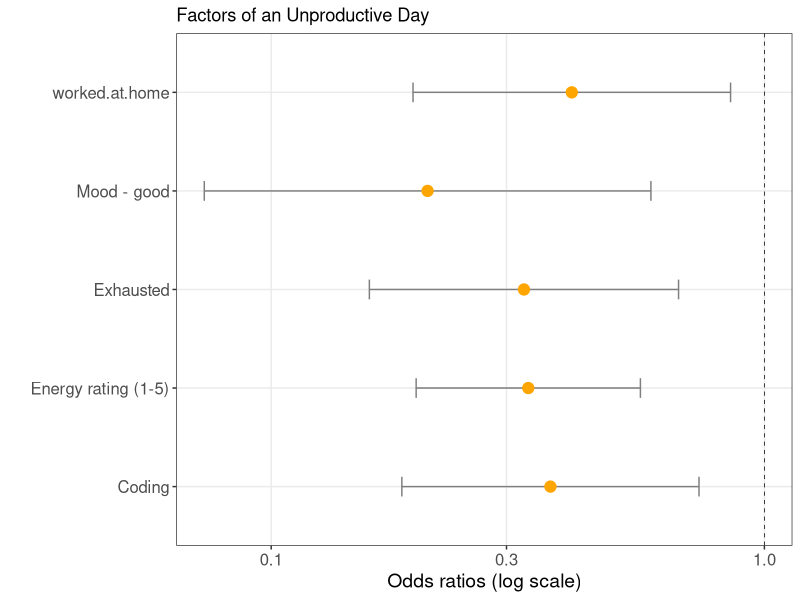
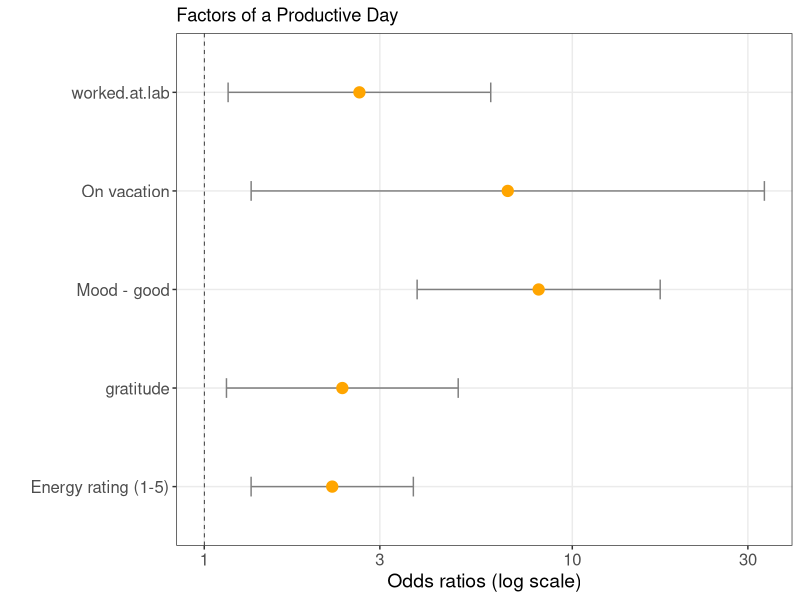

Reproduce these figures in R, in order.
## ---- chunk 1
set.seed(6666)
library(knitr)
library(tidyverse)
library(caret)
library(nnet)
library(reshape2)
# library(Hmisc)
classes <- c('Date', 'numeric', replicate(9, 'logical'), 'numeric', replicate(5, 'logical'),
             'factor', replicate(7, 'logical'), 'numeric', replicate(17, 'logical'))
self.data <- read.csv(file = "data/self_data-subset-INST462.csv", colClasses = classes) %>%
  dplyr::select(-worked.at.library, -productive.day, -Date, -MITs.done, -ate.near.bedtime,
                -read.in.bed, -used.phone.in.bed, -took.morning.meds, -took.evening.meds) %>%
  mutate(productivity.rating = factor(productivity.rating)) %>%
  mutate(productivity.rating = fct_collapse(productivity.rating, '<=2' = c('1', '2'), '>=4' = c('4', '5'))) %>%
  mutate(productivity.rating = relevel(productivity.rating, ref = '3')) %>%
  mutate(mood = relevel(mood, ref = 'neutral')) %>%
  na.omit()

n.by.var <-
  self.data %>%
  mutate(moodgood = mood == 'good', moodsad = mood == 'sad', energy.rating = 1) %>%
  select(-mood, -productivity.rating) %>%
  summarize_all(sum) %>%
  unlist()

vars.with.variance <-
  c(n.by.var[n.by.var > 20 & n.by.var < nrow(self.data) - 20], n.by.var['energy.rating'])

vars.with.enough.variance.actual.colnames <-
  c(names(vars.with.variance)[!(names(vars.with.variance) %in% c('moodgood', 'moodsad'))],
    'productivity.rating',
    'mood')

self.data.vars.with.variance <-
  self.data %>%
  select_at(vars.with.enough.variance.actual.colnames)

train.indices <- sample(seq_len(nrow(self.data.vars.with.variance)),
                        size = floor(0.75 * nrow(self.data.vars.with.variance)))
train.data <- self.data.vars.with.variance[train.indices,]
test.data <- self.data.vars.with.variance[-train.indices,]
## ---- chunk 2
# Cross validation performance of multinomial regression.
# reference: http://amunategui.github.io/multinomial-neuralnetworks-walkthrough/
totalAccuracy <- c()
cv <- 10
cvDivider <- floor(nrow(self.data.vars.with.variance) / (cv + 1))

for (cv in seq(1:cv)) {
  train.indices <- sample(seq_len(nrow(self.data.vars.with.variance)),
                          size = floor(0.75 * nrow(self.data.vars.with.variance)))
  dataTrain <- self.data.vars.with.variance[train.indices,]
  dataTest <- self.data.vars.with.variance[-train.indices,]

  prodModel <- multinom(productivity.rating ~ ., data = dataTrain, maxit = 1000, trace = FALSE)

  pred <- predict(prodModel, newdata = dataTest, type = "class")

  #  classification error
  cv_ac <- postResample(dataTest$productivity.rating, pred)[[1]]
  # print(paste('Current Accuracy:', cv_ac, 'for CV:', cv))
  totalAccuracy <- c(totalAccuracy, cv_ac)
}
mean(totalAccuracy)

# Use final model to predict on the training dataset, check out confusion matrix.
preds <- predict(prodModel, type = "class", newdata = dataTest)
postResample(dataTest$productivity.rating, preds)
confusionMatrix(table(dataTest$productivity.rating, preds))[c('overall', 'table')]
## ---- chunk 3
# summary(test)
z <- summary(prodModel)$coefficients/summary(prodModel)$standard.errors
# 2-tailed z test
p <- (1 - pnorm(abs(z), 0, 1)) * 2

# variables with a significant result
library(stringr)
sig.vars <-
  melt(p, value.name = 'p') %>%
  filter(p < 0.05, Var2 != '(Intercept)') %>%
  distinct(Var2) %>%
  pull()
sig.vars.orig.names <- str_remove(str_remove(str_remove(sig.vars, 'TRUE'), 'good'), 'sad')

# exp(coef(prodModel)) gives relative risk (also called odds), i.e., the ratio of the probability of
# choosing one outcome category over the probability of choosing the baseline category
# exp(coef(prodModel))
sig.odds <- data.frame(exp(coef(prodModel))[,sig.vars])

# (exp(coef(prodModel)) - 1)*100 gives the percent change in the odds for a one unit increase in the
# independent variable -- "for a one point increase in energy rating, we see an 88% increase in the
# odds of having a productivity rating of >=4 compared to a productivity rating of 3."
# (exp(coef(prodModel)) - 1)*100
# ((exp(coef(prodModel)) - 1)*100)[,sig.vars]

sig.cis <- confint(prodModel)[sig.vars,,]
dimnames(sig.cis)[[1]] <- str_remove(dimnames(sig.cis)[[1]], 'TRUE')

sig.p <- data.frame(p[,sig.vars])
names(sig.p) <- unname(sapply(str_remove(sig.vars, 'TRUE'), paste0, '-p.value'))
names(sig.odds) <- unname(sapply(str_remove(sig.vars, 'TRUE'), paste0, '-odds'))
sig.odds.and.p <- cbind(sig.odds, sig.p)
sig.odds.and.p <-
  sig.odds.and.p[, order(names(sig.odds.and.p), decreasing = FALSE)] %>%
  rownames_to_column(var = 'productivity.rating')

kable(
  sig.odds.and.p %>%
    gather(key, value, -productivity.rating) %>%
    extract(key, c('variable', 'stat'), '([[:alpha:].]+)-([[:alpha:].]+)') %>%
    spread(stat, value) %>%
    filter(p.value < 0.05) %>%
    select(variable, productivity.rating, odds, p.value) %>%
    mutate(n = n.by.var[variable]) %>%
    arrange(variable),
  digits = 3,
  align = 'l'
)
## ---- chunk 4
# adapted from: http://www.jscarlton.net/post/2015-10-24VisualizingLogistic/
sig.odds.and.p.transformed <-
  sig.odds.and.p %>%
  gather(key, value, -productivity.rating) %>%
  extract(key, c('variable', 'stat'), '([[:alpha:].]+)-([[:alpha:].]+)') %>%
  spread(stat, value) %>%
  filter(p.value < 0.05) %>%
  select(variable, productivity.rating, odds, p.value)

unproductive.data.with.errorbars <-
  sig.odds.and.p.transformed %>%
  filter(productivity.rating == '<=2') %>%
  mutate(n = n.by.var[variable],
         lb = exp(sig.cis[variable, '2.5 %', '<=2']),
         ub = exp(sig.cis[variable, '97.5 %', '<=2'])) %>%
  arrange(variable) %>%
  filter(variable != 'moodsad') %>%
  mutate(variable = fct_recode(variable,
                               'Coding'              = 'coding',
                               'Energy rating (1-5)' = 'energy.rating',
                               'Exhausted'           = 'exhausted',
                               'Mood - good'         = 'moodgood'))

ggplot(unproductive.data.with.errorbars, aes(x = odds, y = variable)) +
  geom_vline(aes(xintercept = 1), size = .25, linetype = "dashed") +
  geom_errorbarh(aes(xmax = ub, xmin = lb), size = .5, height = .2, color = "gray50") +
  geom_point(size = 3.5, color = "orange") +
  theme_bw() +
  theme(panel.grid.minor = element_blank(),
        axis.text = element_text(size = 12),
        axis.title = element_text(size = 14)) +
  scale_x_log10() +
  ylab("") +
  xlab("Odds ratios (log scale)") +
  ggtitle('Factors of an Unproductive Day')


productive.data.with.errorbars <-
  sig.odds.and.p.transformed %>%
  filter(productivity.rating == '>=4') %>%
  mutate(n = n.by.var[variable],
         lb = exp(sig.cis[variable, '2.5 %', '>=4']),
         ub = exp(sig.cis[variable, '97.5 %', '>=4'])) %>%
  arrange(variable) %>%
  filter(variable != 'moodsad') %>%
  mutate(variable = fct_recode(variable,
                               'Energy rating (1-5)' = 'energy.rating',
                               'Mood - good' = 'moodgood',
                               'Out of town' = 'away.from.home',
                               'On vacation' = 'on.vacation',
                               'Slept in' = 'slept.in'))

ggplot(productive.data.with.errorbars, aes(x = odds, y = variable)) +
  geom_vline(aes(xintercept = 1), size = .25, linetype = "dashed") +
  geom_errorbarh(aes(xmax = ub, xmin = lb), size = .5, height = .2, color = "gray50") +
  geom_point(size = 3.5, color = "orange") +
  theme_bw() +
  theme(panel.grid.minor = element_blank(),
        axis.text = element_text(size = 12),
        axis.title = element_text(size = 14)) +
  scale_x_log10() +
  ylab("") +
  xlab("Odds ratios (log scale)") +
  ggtitle('Factors of a Productive Day')
## ---- chunk 5
# # https://stats.idre.ucla.edu/r/dae/ordinal-logistic-regression/
# library(MASS)
# ## fit ordered logit model and store results 'm'
# m <- polr(productivity.rating ~ ., data = self.data, Hess = TRUE)
# 
# ## view a summary of the model
# summary(m)
# 
# (ctable <- coef(summary(m)))
# 
# ## calculate and store p values
# p <- pnorm(abs(ctable[, "t value"]), lower.tail = FALSE) * 2
# 
# ## combined table
# (ctable <- cbind(ctable, "p value" = round(p, digits = 3)))
# 
# p.coeff <- p[names(m$coefficients)]
# significant.estimators <- names(p.coeff[p.coeff < 0.05])
# 
# (ci <- confint(m)) # default method gives profiled CIs
# 
# confint.default(m) # CIs assuming normality
# 
# ## odds ratios
# exp(coef(m)[significant.estimators])
# 
# ## OR and CI
# exp(cbind(OR = coef(m), ci))
# 
# sf <- function(y) {
#   c('Y>=1' = qlogis(mean(y >= 1)),
#     'Y>=2' = qlogis(mean(y >= 2)),
#     'Y>=3' = qlogis(mean(y >= 3)),
#     'Y>=4' = qlogis(mean(y >= 4)),
#     'Y>=5' = qlogis(mean(y >= 5)))
# }
# # (s <- with(self.data, summary(as.formula(paste('as.numeric(productivity.rating) ~',
# #                                                paste(significant.estimators, collapse = ' + ')), fun = sf)))
# (s <- with(self.data,
#            summary(as.numeric(productivity.rating) ~ coding + energy.rating + exhausted + mood +
#                      slept.in + went.to.class + worked.at.home + worked.at.lab,
#                    fun = sf)))
# 
# s[, 6] <- s[, 6] - s[, 5]
# s[, 5] <- s[, 5] - s[, 4]
# s[, 4] <- s[, 4] - s[, 3]
# s[, 3] <- s[, 3] - s[, 3]
# s
# 
# plot(s, which = 1:5, xlab = 'logit', main = ' ', xlim = range(s[,3:6], finite = TRUE))
# 
# library(brant)
# brant(m, by.var = TRUE)
# 
# data = MASS::survey
# data$Smoke = ordered(MASS::survey$Smoke, levels = c("Never","Occas","Regul","Heavy"))
# model1 = MASS::polr(Smoke ~ Sex + Height, data = data, Hess = TRUE)
# brant(model1)
